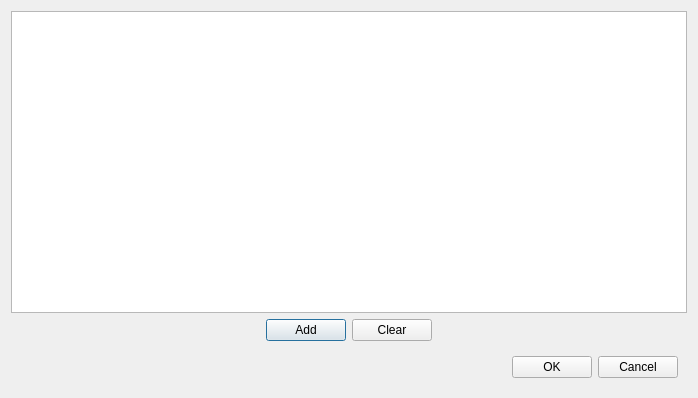
<?xml version="1.0" encoding="UTF-8"?>
<ui version="4.0">
 <class>DiscDistributionDialog</class>
 <widget class="QDialog" name="DiscDistributionDialog">
  <property name="windowModality">
   <enum>Qt::ApplicationModal</enum>
  </property>
  <property name="geometry">
   <rect>
    <x>0</x>
    <y>0</y>
    <width>698</width>
    <height>398</height>
   </rect>
  </property>
  <property name="windowTitle">
   <string>Disc distribution</string>
  </property>
  <layout class="QVBoxLayout" name="verticalLayout">
   <item>
    <widget class="QTableView" name="discDistributionTableView"/>
   </item>
   <item alignment="Qt::AlignHCenter">
    <widget class="QWidget" name="widget" native="true">
     <layout class="QHBoxLayout" name="horizontalLayout">
      <property name="topMargin">
       <number>0</number>
      </property>
      <property name="bottomMargin">
       <number>0</number>
      </property>
      <item>
       <widget class="QPushButton" name="addPushButton">
        <property name="maximumSize">
         <size>
          <width>150</width>
          <height>16777215</height>
         </size>
        </property>
        <property name="text">
         <string>Add</string>
        </property>
       </widget>
      </item>
      <item>
       <widget class="QPushButton" name="clearPushButton">
        <property name="text">
         <string>Clear</string>
        </property>
       </widget>
      </item>
     </layout>
    </widget>
   </item>
   <item alignment="Qt::AlignRight">
    <widget class="QWidget" name="widget_2" native="true">
     <layout class="QHBoxLayout" name="horizontalLayout_2">
      <item>
       <widget class="QPushButton" name="okPushButton">
        <property name="text">
         <string>OK</string>
        </property>
       </widget>
      </item>
      <item>
       <widget class="QPushButton" name="cancelPushButton">
        <property name="text">
         <string>Cancel</string>
        </property>
       </widget>
      </item>
     </layout>
    </widget>
   </item>
  </layout>
 </widget>
 <resources/>
 <connections/>
</ui>
